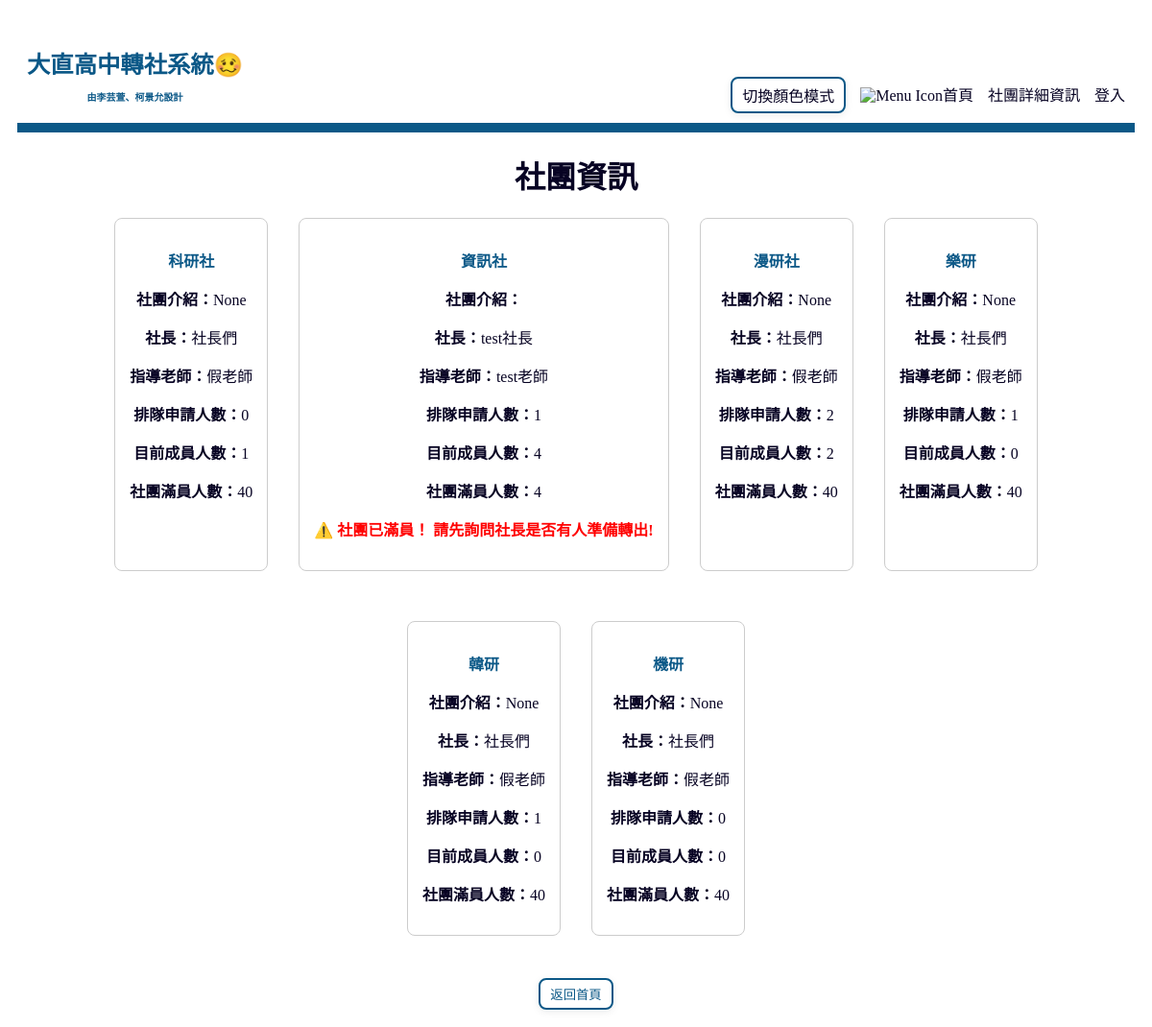
The page /transfer/detail/ on the database its author committed.
### transfer/models.py (models this page shows, shortened)
class Club(models.Model):
    name = models.CharField(max_length=100, unique=True, verbose_name="社團名稱")
    max_participants = models.IntegerField(verbose_name="人數上限")
    founder = models.ForeignKey(User, on_delete=models.SET_NULL, null = True,related_name='founded_clubs', verbose_name="社長")
    teacher = models.ForeignKey(User, on_delete=models.SET_NULL, null = True, related_name='taught_clubs', verbose_name="指導老師")
    description = models.TextField(max_length=200, unique=True, verbose_name="社團介紹", blank=True, null=True)

### transfer/views.py (the view)
# urls.py: path('detail/', views.detail, name='club_detail'),
def detail(request):
    clubs = Club.objects.all()
    return render(request, 'transfer/detail.html', {'clubs': clubs})

### transfer/templates/transfer/detail.html (shortened to what this page needs)
{% extends "base.html" %}
{% block main %}
    <body>
        <h1>社團資訊</h1>
        <nav class="info-list">
            {% for club in clubs %}
                <nav class="info" style="border: 1px solid #ccc; padding: 15px; margin-bottom: 20px; border-radius: 8px;">
                    <p style="color: #0b5887;"><strong>{{ club.name }}</strong></p>
                    <p><strong>社團介紹：</strong>{{ club.description }}</p>
                    <p><strong>社長：</strong>{{ club.founder.username }}</p>
                    <p><strong>指導老師：</strong>{{ club.teacher.username }}</p>
                    <p><strong>排隊申請人數：</strong>{{ club.incoming_requests.count }}</p>
                    <p><strong>目前成員人數：</strong>{{ club.members.count }}</p>
                    <p><strong>社團滿員人數：</strong>{{ club.max_participants }}</p>
                    {% if club.members.count >= club.max_participants %}
                        <p style="color: red; font-weight: bold;">⚠️ 社團已滿員！
                            請先詢問社長是否有人準備轉出!</p>
                    {% endif %}
                </nav>
            {% endfor %}
        </nav>
        <button class="bot"><a href="{% url 'index' %}">返回首頁</a></button>
    </body>
{% endblock %}

### transfer/templates/base.html (shortened to what this page needs)
{% load static %}
<!DOCTYPE html>
<html lang="zn-hant">
<head>
    <link rel="stylesheet" href="{% static 'style.css' %}">
</head>
<body>
    <nav class="toolbar">
        <div class="toolbar-logo" href="{% url 'index' %}">
            <h3><strong>大直高中轉社系統🥴</strong></h3>
            <p style="font-size: 10px;">由李芸萱、柯景允設計</p>
        </div>
        <div class="toolbar-menu">
            <button id="theme-toggle" class="bot toolbar-item">切換顏色模式</button>
            <a class="toolbar-item" href="{% url 'index' %}"><img src="https://cdn-icons-png.flaticon.com/512/1946/1946488.png" alt="Menu Icon" style="width:24px; height:24px;">首頁</a>
            <a class="toolbar-item" href="{% url 'club_detail' %}">社團詳細資訊</a>
            {% if not user.is_authenticated %}
                <a class="toolbar-item" href="{% url 'login' %}">登入</a>
            {% endif %}
        </div>
    </nav>
    {% block main %}{% endblock %}
</body>
</html>

### static/style.css (style rules this page uses)
:root { --bg-main: #ffffff; --text-main: #070323; --a-main: #0b5887; --card-bg: #ffffff; --border-color: #0b5887; --table-th: #f4f4f4; --table-even: #f9f9f9; --table-hover: #e7eaf9; --input-border: #e1e8ed; --error-color: #a01a1a; --step-line: #cccccc; }
body { font-family: "Microsoft JhengHei", serif; background-color: var(--bg-main); color: var(--text-main); padding: 10px; text-align: center; transition: background-color 0.4s ease, color 0.4s ease; }
h1 { color: var(--text-main); }
h3 { margin-top: 20px; margin-bottom: 10px; }
a { color: var(--a-main); text-decoration: none; transition: color 0.2s ease; }
.toolbar { display: flex; justify-content: space-between; align-items: flex-end; background-color: var(--bg-main); padding: 10px 10px; border-bottom: 10px solid var(--border-color); transition: background-color 0.4s ease, border-color 0.4s ease; }
.toolbar-logo { font-size: 1.3rem; font-weight: bold; color: var(--border-color); }
.toolbar-menu { display: flex; align-items: center; gap: 15px; margin: 0; padding: 0; list-style: none; }
.toolbar-item { color: var(--text-main); font-weight: 500; font-size: 1rem; padding: 5px 0; border-bottom: 3px solid transparent; transition: all 0.2s ease-in-out; }
.bot { background-color: var(--bg-main); border: 2px solid var(--border-color); color: var(--text-main); border-radius: 8px; padding: 5px 10px; box-shadow: 0 2px 8px rgba(0,0,0,0.08); transition: transform 0.15s, background-color 0.2s, color 0.2s; cursor: pointer; }
nav.info { border: 1px solid var(--border-color); padding: 15px; margin-bottom: 20px; border-radius: 8px; background-color: var(--card-bg); }
.info-list { display: flex; flex-wrap: wrap; gap: 32px; justify-content: center; margin-bottom: 24px; padding: 0 32px; background-color: var(--card-bg); }

### rows shown on the page
Club: name "科研社", description "None", founder.username "社長們", teacher.username "假老師", incoming_requests.count "0", members.count "1", max_participants "40"
Club: name "資訊社", founder.username "test社長", teacher.username "test老師", incoming_requests.count "1", members.count "4", max_participants "4", shows "⚠️ 社團已滿員！ 請先詢問社長是否有人準備轉出!"
Club: name "漫研社", description "None", founder.username "社長們", teacher.username "假老師", incoming_requests.count "2", members.count "2", max_participants "40"
Club: name "樂研", description "None", founder.username "社長們", teacher.username "假老師", incoming_requests.count "1", members.count "0", max_participants "40"
Club: name "韓研", description "None", founder.username "社長們", teacher.username "假老師", incoming_requests.count "1", members.count "0", max_participants "40"
Club: name "機研", description "None", founder.username "社長們", teacher.username "假老師", incoming_requests.count "0", members.count "0", max_participants "40"
